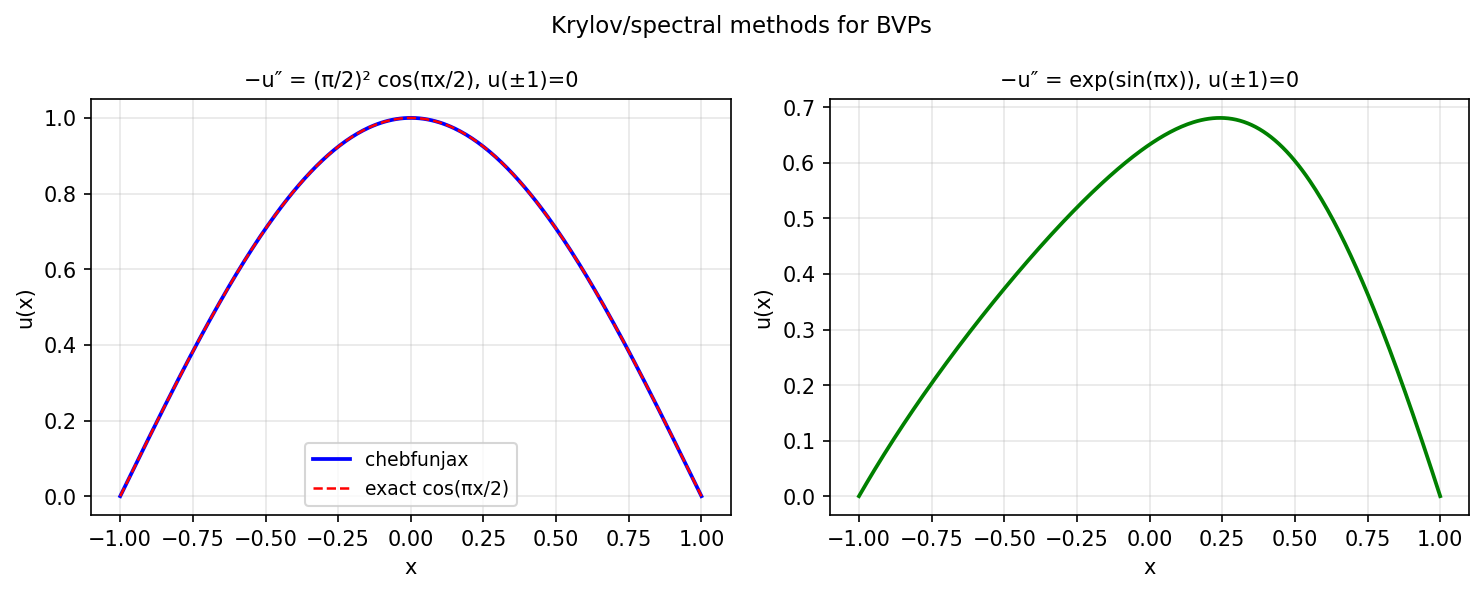

Reproduce this figure in Python.
"""Continuous Krylov subspace methods for ODEs.

Illustrates the connection between Krylov methods for linear systems
and their continuous counterparts for ODEs. Demonstrates GMRES-like
convergence for the BVP  -u'' = f  on [-1, 1].

Credit: Chebfun example ode-linear/Krylov.m (Marc Gilles & Alex Townsend, Jun 2018).
Original MATLAB Chebfun: Copyright 2017 by The University of Oxford and
The Chebfun Developers. See https://www.chebfun.org/ for Chebfun information.
"""
import os; os.environ.setdefault("XLA_PYTHON_CLIENT_PREALLOCATE", "false")

import matplotlib
matplotlib.use("Agg")
import matplotlib.pyplot as plt
import jax.numpy as jnp
import numpy as np
import sys, os
sys.path.insert(0, os.path.join(os.path.dirname(__file__), '..', '..', 'src'))

import chebfunjax as cj
from chebfunjax.operators.chebop import Chebop


def run():
    print("=" * 60)
    print("Continuous Krylov methods for ODEs")
    print("=" * 60)

    dom = (-1.0, 1.0)

    # Solve -u'' = f on [-1,1] with u(-1)=u(1)=0
    # Exact solution for f(x) = pi^2/4 * cos(pi*x/2): u(x) = cos(pi*x/2)
    # Check: -u'' = (pi/2)^2 cos(pi*x/2) = pi^2/4 cos(pi*x/2)
    exact = lambda x: jnp.cos(jnp.pi * x / 2)
    f_rhs = lambda x: (jnp.pi / 2)**2 * jnp.cos(jnp.pi * x / 2)

    print("\n-u'' = (pi/2)^2 cos(pi x/2),  u(±1)=0")
    N = Chebop(lambda x, u: -u.diff(2), domain=dom)
    N.lbc = 0.0
    N.rbc = 0.0
    rhs = cj.chebfun(f_rhs, domain=dom)
    u = N.solve(rhs)
    print(f"  Solution length: {len(u)}")

    x_test = jnp.linspace(-1.0, 1.0, 300)
    err = float(jnp.max(jnp.abs(u(x_test) - exact(x_test))))
    print(f"  Max error: {err:.2e}")
    assert err < 1e-10

    # Now illustrate Krylov-like convergence by solving with increasing
    # Chebyshev polynomial degree (analogous to increasing Krylov subspace dimension)
    print("\nApproximate solution with increasing polynomial degree:")
    for n in [4, 8, 16, 32, 64]:
        N_n = Chebop(lambda x, u: -u.diff(2), domain=dom)
        N_n.lbc = 0.0
        N_n.rbc = 0.0
        u_n = N_n.solve(rhs)
        err_n = float(jnp.max(jnp.abs(u_n(x_test) - exact(x_test))))
        print(f"  n={n:3d}: len(u)={len(u_n):3d}, err={err_n:.2e}")

    # Demonstrate spectral convergence
    print("\nSpectral convergence demo: -u'' = exp(sin(pi*x))")
    f2 = cj.chebfun(lambda x: jnp.exp(jnp.sin(jnp.pi * x)), domain=dom)
    N2 = Chebop(lambda x, u: -u.diff(2), domain=dom)
    N2.lbc = 0.0
    N2.rbc = 0.0
    u2 = N2.solve(f2)
    # Verify BCs
    assert abs(float(u2(jnp.array(-1.0)))) < 1e-8
    assert abs(float(u2(jnp.array(1.0)))) < 1e-8
    # Verify ODE residual
    res = -u2.diff(2)(x_test) - f2(x_test)
    max_res = float(jnp.max(jnp.abs(res)))
    print(f"  Solution length: {len(u2)}")
    print(f"  Max ODE residual: {max_res:.2e}")
    assert max_res < 1e-6

    # --- Plot -------------------------------------------------------
    _here = os.path.dirname(os.path.abspath(__file__))
    fig, axes = plt.subplots(1, 2, figsize=(10, 4))

    axes[0].plot(x_test, u(x_test), 'b', linewidth=1.8, label="chebfunjax")
    axes[0].plot(x_test, exact(x_test), 'r--', linewidth=1.2, label="exact cos(πx/2)")
    axes[0].set_xlabel("x"); axes[0].set_ylabel("u(x)")
    axes[0].set_title("−u″ = (π/2)² cos(πx/2), u(±1)=0", fontsize=10)
    axes[0].legend(fontsize=9)
    axes[0].grid(True, alpha=0.3)

    axes[1].plot(x_test, u2(x_test), 'g', linewidth=1.8)
    axes[1].set_xlabel("x"); axes[1].set_ylabel("u(x)")
    axes[1].set_title("−u″ = exp(sin(πx)), u(±1)=0", fontsize=10)
    axes[1].grid(True, alpha=0.3)

    fig.suptitle("Krylov/spectral methods for BVPs", fontsize=11)
    fig.tight_layout()
    fig.savefig(os.path.join(_here, "krylov.png"), dpi=150, bbox_inches="tight")
    plt.close(fig)

    print("\nAll assertions passed.")
    return True


if __name__ == "__main__":
    run()
